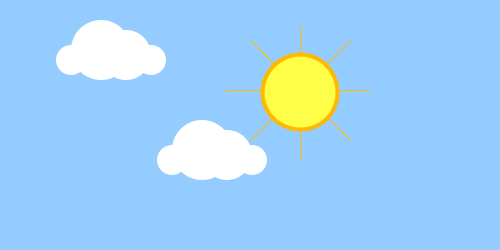
Frame 1 (no input)
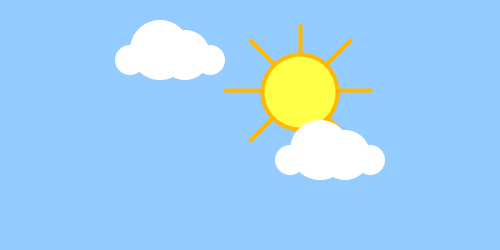
Frame 60 (the mouse pressed at the canvas centre just before this capture)
Frame 120 (the mouse held since frame 60 and released just before this capture): identical to frame 60, image omitted

The Processing sketch that drew these frames (run headless with seeded random() and noise(); from frame 60 on, the mouse is pressed at the canvas centre):

// Processing sketch: processing_156135
// ── processing_156135.pde

int cloudX;
int cloudX2;

void setup() {
   size(500,250);
   cloudX = 0;
   cloudX2 = 0;
}

void draw () {
  background (149,204,255);
  cloudX = cloudX +1;
  cloudX2 = cloudX2 +2;
  

//circle (x, y, width, height)
//triange(x1,y1,x2,y2,x3,y4)

//sunbeams

//push
stroke (#FFB700);
line(300, 90, 350, 40);

stroke (#FFB700);
line(300, 90, 250, 140);

stroke (#FFB700);
line(300, 90, 250, 40);

stroke (#FFB700);
line(300, 90, 350, 140);

stroke (#FFB700);
line(300, 90, 370, 90);

stroke (#FFB700);
line(300, 90, 300, 160);

stroke (#FFB700);
line(300, 90, 300, 25);

stroke (#FFB700);
line(300, 90, 225, 90);

//sun
stroke(#FFB700);
strokeWeight(4);
fill(255, 255, 72);
ellipse(300, 92, 75, 75);


//cloud1
fill(255, 255, 255);
noStroke();
ellipse(100+cloudX, 50, 60, 60);


fill(255, 255, 255);
noStroke();
ellipse(125+cloudX, 55, 50, 50);

fill(255, 255, 255);
noStroke();
ellipse(150+cloudX, 60, 30, 30);

fill(255, 255, 255);
noStroke();
ellipse(70+cloudX, 60, 30, 30);

//cloud2
fill(255, 255, 255);
noStroke();
ellipse(200+cloudX2, 150, 60, 60);

fill(255, 255, 255);
noStroke();
ellipse(225+cloudX2, 155, 50, 50);

fill(255, 255, 255);
noStroke();
ellipse(250+cloudX2, 160, 30, 30);

fill(255, 255, 255);
noStroke();
ellipse(170+cloudX2, 160, 30, 30);

}

void mousePressed() {
  cloudX = 0;
  cloudX2 = 0;
}

//pushmatrix;
//rotate (i);
//popmatrix;
//rotate(radians);
//radians(degrees);

//pushMatrix();
//translate(30, 20);
//fill(0);  
//rect(0, 0, 50, 50);  // Black rectangle
//popMatrix();

//pushMatrix();
//translate(30, 20);
//fill(0);  
//rect(0, 0, 50, 50);  // Black rectangle
//popMatrix();
